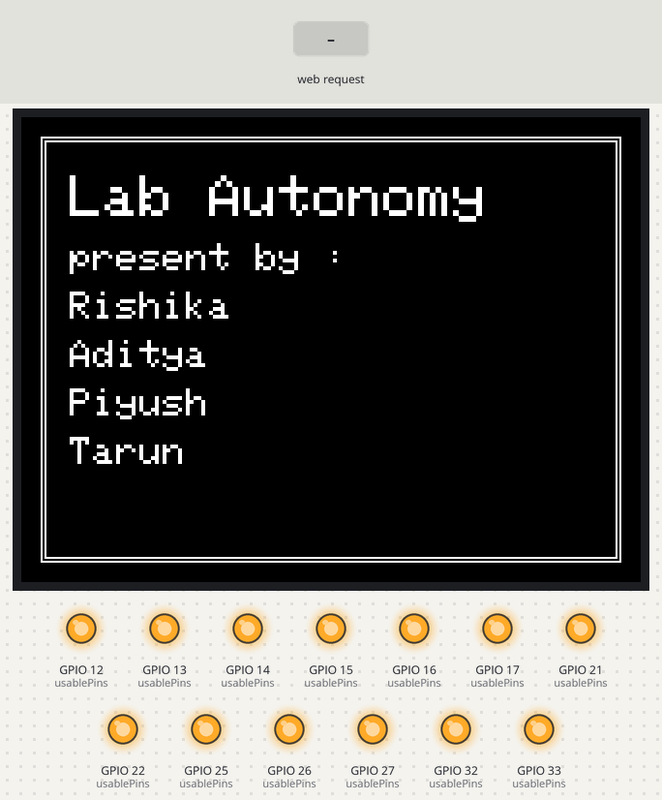
The sketch below on a simulated ESP32. Shown: 320×240 colour display, output pins drawn as LEDs (lit = HIGH). The inputs (shaded band) are chosen by the test bench. WiFi joins after 1.5 s; servers stay silent unless stated; what the sketch prints to the serial monitor is not drawn.

Above: at 3.7 s.
3.8 s: HTTP request GET /setState received
5.3 s: HTTP request GET /setState?pin=120 received
6.8 s: HTTP request GET /setState?state=on received
Timing chart, 0 to 9.8 s (numbered marks = the images above; inputs shaded):
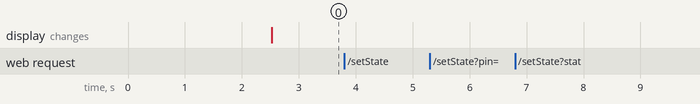

Measured:
- after the input at 3.8 s, every drawn part: stays the same
- after the input at 5.3 s, every drawn part: stays the same
- after the input at 6.8 s, every drawn part: stays the same

The sketch:

minor-esp32.ino
```cpp
#include <WiFi.h>
#include <WebServer.h>

// TFT display
#include <SPI.h>
#include <Adafruit_GFX.h>
#include <Adafruit_ILI9341.h>

// ======================== Wi-Fi CONFIG ========================
const char* ssid     = "Aditya";
const char* password = "11111111";
const int   CH       = 11;

WebServer server(80);

// ======================== RELAY CONFIG ========================
bool ACTIVE_LOW = true;
bool relayStates[40];   // store state per pin

// Safe GPIOs on ESP32 for digital output (relays only)
// DO NOT put TFT pins here: 2, 4, 5, 18, 19, 23
int usablePins[] = {
  12, 13, 14, 15, 16, 17,
  21, 22, 25, 26, 27, 32, 33
};
int pinCount = sizeof(usablePins) / sizeof(usablePins[0]);

// Relay write helper
inline void relayWrite(int pin, bool on) {
  if (pin >= 0 && pin < 40 && !(pin >= 6 && pin <= 11)) { // exclude flash pins
    digitalWrite(pin, ACTIVE_LOW ? (on ? LOW : HIGH) : (on ? HIGH : LOW));
  }
}

// ======================== TFT CONFIG ==========================
#define TFT_CS   5
#define TFT_DC   2
#define TFT_RST  4

Adafruit_ILI9341 tft(TFT_CS, TFT_DC, TFT_RST);

// virtual pin number for TFT "device"
#define TFT_VIRTUAL_PIN 99
bool tftOn = false;

// ======================== TFT HELPERS =========================
void drawLabScreen() {
  tft.fillScreen(ILI9341_BLACK);

  // --- Border box settings ---
  int marginX = 10;
  int marginY = 10;
  int boxW    = tft.width()  - 2 * marginX;   // width of rectangle
  int boxH    = tft.height() - 2 * marginY;   // height of rectangle

  // Draw outer border rectangle
  tft.drawRect(marginX, marginY, boxW, boxH, ILI9341_WHITE);

  // Optionally, add inner border for a thicker frame (optional)
   tft.drawRect(marginX + 2, marginY + 2, boxW - 4, boxH - 4, ILI9341_WHITE);

  // --- Text inside the rectangle ---
  // small padding inside the box
  int padX = marginX + 15;
  int y    = marginY + 20;

  // Title
  tft.setTextColor(ILI9341_WHITE);
  tft.setTextSize(3);
  tft.setCursor(padX, y);
  tft.println("Lab Autonomy");

  // "present by :"
  tft.setTextSize(2);
  y += 35;  // move down a bit
  tft.setCursor(padX, y);
  tft.println("present by :");

  // Names
  y += 25;
  tft.setCursor(padX, y);
  tft.println("Rishika");
  y += 25;
  tft.setCursor(padX, y);
  tft.println("Aditya");
  y += 25;
  tft.setCursor(padX, y);
  tft.println("Piyush");
  y += 25;
  tft.setCursor(padX, y);
  tft.println("Tarun");
}

// ======================== HTTP HANDLERS =======================
void handleGetState() {
  int pin = server.arg("pin").toInt();

  // ===== Smart Display (TFT virtual pin 99) =====
  if (pin == TFT_VIRTUAL_PIN) {
    int val = tftOn ? 0 : 1;  // 0 = ON, 1 = OFF
    String json = "{\"pin\":" + String(pin) + ",\"state\":" + String(val) + "}";
    server.send(200, "application/json", json);
    return;
  }

  // ===== Relays (ACTIVE_LOW) =====
  int digi = digitalRead(pin);   // 0 = LOW, 1 = HIGH
  // Because ACTIVE_LOW: LOW(0) = relay ON, HIGH(1) = relay OFF
  int val = digi;                // 0 = ON, 1 = OFF
  String json = "{\"pin\":" + String(pin) + ",\"state\":" + String(val) + "}";
  server.send(200, "application/json", json);
}


void handleSetState() {
  int pin = server.arg("pin").toInt();
  String stateStr = server.arg("state");   // "on" or "off"
  bool on = (stateStr == "on");

  // ===== Smart Display (TFT virtual pin 99) =====
  if (pin == TFT_VIRTUAL_PIN) {
    if (on) {
      tftOn = true;
      drawLabScreen();
      Serial.println("TFT -> ON (Lab Autonomy screen shown)");
    } else {
      tftOn = false;
      tft.fillScreen(ILI9341_BLACK);
      Serial.println("TFT -> OFF (screen cleared)");
    }

    int val = on ? 0 : 1;  // 0 = ON, 1 = OFF
    String json = "{\"pin\":" + String(pin) + ",\"state\":" + String(val) + "}";
    server.send(200, "application/json", json);
    return;
  }

  // ===== Normal relay handling =====
  if (pin >= 0 && pin < 40 && !(pin >= 6 && pin <= 11)) {
    relayWrite(pin, on);
    relayStates[pin] = on;
    Serial.printf("Relay pin %d -> %s\n", pin, on ? "ON" : "OFF");
  } else {
    Serial.printf("Warning: invalid relay pin %d\n", pin);
  }

  int val = on ? 0 : 1;  // 0 = ON, 1 = OFF
  String json = "{\"pin\":" + String(pin) + ",\"state\":" + String(val) + "}";
  server.send(200, "application/json", json);
}


// ======================== SETUP ================================
void setup() {
  Serial.begin(115200);
  delay(300);

  Serial.printf("Connecting to %s (CH:%d)\n", ssid, CH);
  WiFi.mode(WIFI_STA);
  WiFi.persistent(false);
  WiFi.setSleep(false);
  WiFi.disconnect(true, true);
  delay(300);
  WiFi.begin(ssid, password, CH);

  unsigned long start = millis();
  while (WiFi.status() != WL_CONNECTED) {
    delay(200);
    yield();
    Serial.print(".");
    if (millis() - start > 20000) {
      Serial.println("\nRetrying connection...");
      WiFi.disconnect(true, true);
      delay(500);
      WiFi.begin(ssid, password, CH);
      start = millis();
    }
  }

  Serial.println("\n✅ WiFi Connected!");
  Serial.print("IP: ");
  Serial.println(WiFi.localIP());
  Serial.println("--------------------------------------");

  // ===== TFT INIT =====
  SPI.begin(18, 19, 23, TFT_CS); // SCK, MISO, MOSI, SS
  tft.begin();
  tft.setRotation(1);            // 1 = landscape
  tft.fillScreen(ILI9341_BLACK);

  // Show screen on boot
  drawLabScreen();
  tftOn = true;
  Serial.println("TFT initialized and Lab Autonomy screen drawn.");
  Serial.println("--------------------------------------");

  // ===== RELAY INIT =====
  for (int i = 0; i < pinCount; i++) {
    int pin = usablePins[i];
    pinMode(pin, OUTPUT);
    relayWrite(pin, false);
    relayStates[pin] = false;
  }
  Serial.println("Relay pins initialized safely.");
  Serial.println("--------------------------------------");

  // ===== HTTP ROUTES =====
  server.on("/getState", handleGetState);
  server.on("/setState", handleSetState);
  server.begin();
}

// ======================== LOOP ================================
void loop() {
  server.handleClient();
  delay(2);   // small delay to keep loop responsive
}
```
